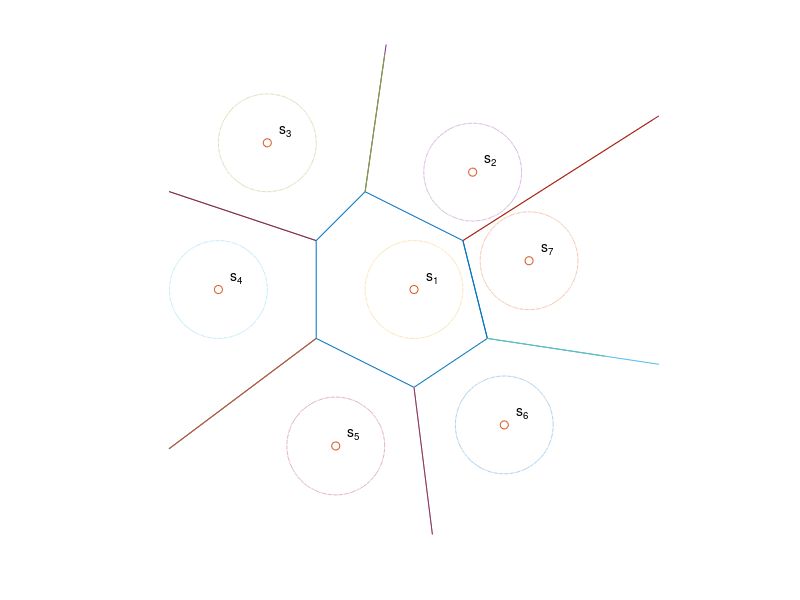

Recreate this plot in MATLAB. (Note: this script raises an error after producing the figure.)
% Section 7.4.3: Probability bounds example with Voronoi diagram
% Boyd & Vandenberghe "Convex Optimization"
% Original version by Lieven Vandenberghe
% Adapted for CVX by Michael Grant, 2005/12/19
% Generates figures 7.5-7.8

randn('state',1);
rand('state',0);

% The vertices of the first voronoi set
Vs = [ 1 1 ; -1 2 ; -2 1 ; -2 -1 ; 0 -2 ; 1.5 -1 ; 1 1 ]';

% express first set as Ax <= b and compute the other constellation
% points
nopts = size( Vs, 2 );
m     = nopts - 1; 
As{1} = zeros(m,2);  
bs{1} = zeros(m,1);
Cs    = zeros( 2, nopts );
for i=1:m
   As{1}(i,:) = [-(Vs(2,i)-Vs(2,i+1))  Vs(1,i)-Vs(1,i+1)];
   bs{1}(i) = As{1}(i,:)*Vs(:,i);
   Cs(:,i+1)= 2* bs{1}(i)* As{1}(i,:)'/norm(As{1}(i,:))^2;
end;
figure(1)
plot([Vs(1,:) Vs(1,m)], [Vs(2,:), Vs(2,m)], '-', Cs(1,:), Cs(2,:), 'o');
hold on

% ellipses
for i=1 : nopts,
   noangles = 1000;
   text( Cs(1,i)+0.25, Cs(2,i)+0.25, [ 's_', int2str(i) ] );
   angles = linspace( 0, 2*pi, noangles );
%  R = sqrt(chi2inv(.5,2));  % 50% confidence ellipse
   R = 1;  % sigma = 1 ellipse
   ellipse = R * [ cos(angles) ; sin(angles) ] + Cs(:,i) * ones(1,noangles);
   plot( ellipse(1,:), ellipse(2,:), ':' );
end;

% Voronoi set around Cs(:,2)
As{2} = [-As{1}(1,:);
         (Cs(:,m+1) - Cs(:,2))';
         (Cs(:,3) - Cs(:,2))'];
bs{2} = [-bs{1}(1);
         As{2}(2,:)*(Cs(:,m+1)+Cs(:,2))/2;
         As{2}(3,:)*(Cs(:,3)+Cs(:,2))/2];
v = Vs(:,1);
dir = (Cs(:,m+1)+Cs(:,2))/2 - v;
plot( [v(1) v(1) + 5*dir(1)], [v(2)  v(2) + 5*dir(2)], '-');
v = Vs(:,2);
dir = (Cs(:,3)+Cs(:,2))/2 - v;
plot( [v(1) v(1) + 5*dir(1)], [v(2)  v(2) + 5*dir(2)], '-');

% Voronoi sets around Cs(:,i), i=3,4, .. nopts-1
for i=3:nopts-1
   As{i} = [-As{1}(i-1,:);
            (Cs(:,i-1) - Cs(:,i))';
            (Cs(:,i+1) - Cs(:,i))'];
   bs{i} = [-bs{1}(i-1);
            As{i}(2,:)*(Cs(:,i-1)+Cs(:,i))/2;
            As{i}(3,:)*(Cs(:,i+1)+Cs(:,i))/2];
   v = Vs(:,i-1);
   dir = (Cs(:,i-1)+Cs(:,i))/2 - v;
   plot( [v(1) v(1) + 4*dir(1)], [v(2)  v(2) + 4*dir(2)], '-');
   v = Vs(:,i);
   dir = (Cs(:,i+1)+Cs(:,i))/2 - v;
   plot( [v(1) v(1) + 4*dir(1)], [v(2)  v(2) + 4*dir(2)], '-');
end;

% Voronoi sets around Cs(:,nopts)
As{nopts} = [-As{1}(nopts-1,:);
             (Cs(:,nopts-1) - Cs(:,nopts))';
             (Cs(:,2) - Cs(:,nopts))'];
bs{nopts} = [-bs{1}(nopts-1);
             As{nopts}(2,:)*(Cs(:,nopts-1)+Cs(:,nopts))/2;
             As{nopts}(3,:)*(Cs(:,2)+Cs(:,nopts))/2];
v = Vs(:,nopts-1);
dir = (Cs(:,nopts-1)+Cs(:,nopts))/2 - v;
plot( [v(1) v(1) + 6*dir(1)], [v(2)  v(2) + 6*dir(2)], '-');
v = Vs(:,1);
dir = (Cs(:,2)+Cs(:,nopts))/2 - v;
plot( [v(1) v(1) + 6*dir(1)], [v(2)  v(2) + 6*dir(2)], '-');

axis('equal');
axis(5*[-1 1 -1 1]);
axis off
%print -deps chebbnds_example.eps

% Chebyshev lower bounds on probability of correct detection with
% sigma = 1 for set 1

% we calculate the chebyshev lower bound on
%  prob As{1}*(Cs(1) + v) <= bs{1}
A = As{1};
b = bs{1} - A*Cs(:,1);
[cd_cheb,P,q,r, X,lambda] = cheb(A,b,eye(2));

% to check the results, plot the ellipsoid
%  x'*P*x + 2*q'*x + r = 1

noangles = 500;
angles = linspace(0,2*pi, noangles);
pts = [cos(angles); sin(angles)];
ellipse = sqrt(1-r+q'*(P\q)) * P^(-1/2)*pts + ...
     (-P\q + Cs(:,1))*ones(1,noangles);
plot(ellipse(1,:), ellipse(2,:), 'r-');
dots= plot(X(1,:), X(2,:), 'ro');
set(dots,'MarkerFaceColor','red');
set(dots,'MarkerSize',4);

%print -deps chebbnds_example2.eps
hold off

%
% compute lower bounds vs sigma for a few sets
%

nosigmas = 100;
sigmas   = linspace( 0.001, 6.0, nosigmas )';
cd_cheb  = zeros( nosigmas, nopts );
cvxq     = cvx_quiet( true );
fprintf( 'Computing lower bounds' );
for k=1 : nosigmas,
    for i = 1 : 3,
        % Compute chebyshev lower bound for As{i}*(Cs(i)+v) <= bs{i}
        A = As{i};
        b = bs{i} - A*Cs(:,i);
        cd_cheb(k,i) = cheb( A, b, sigmas(k) * eye(2) );
   end;
   if rem( k, 10 ) == 0,
       fprintf( '.' );
   end
end;
fprintf( 'done.\n' );
cvx_quiet( cvxq );

figure(2)
plot(sqrt(sigmas(:,ones(1,3))), cd_cheb(:,[1 2 3]));
for i = 1 : 3,
   text( sqrt(sigmas(nosigmas/4)), cd_cheb(nosigmas/4,i), ['b',int2str(i)] );
end;
xlabel('x');
ylabel('y');
axis([0 2.5 0 1]);

%
% for central set, compute cheb lower bounds,  mc estimates,
% and chernoff bounds
%

nosigmas = 50;
sigmas   = linspace( 0.1, 0.5, nosigmas);
cd1      = zeros( 1, nosigmas );     % lower bounds for prob( x in C1 )
mc1      = zeros( 1, nosigmas );     % monte carlo estimates of prob( x in C1 )
cher1    = zeros( nopts-1, nosigmas ); % chernoff upper bounds on
                                     % Prob(x in Cj| s=s_1)
cvxq = cvx_quiet( true );
fprintf( 'Computing upper bounds, lower bounds, and Monte Carlo sims' );
for i = 1 : nosigmas,

   % calculate the chebyshev lower bound on
   % prob that As{1}*(Cs(1) + v) <= bs{1}

   A = As{1};  
   b = bs{1} - A*Cs(:,1);
   Sigma = sigmas(i) ^ 2 * eye(2);
   cd1(i) = cheb( A, b, Sigma );
   mc1(i) = montecarlo( A, b, Sigma, 10000 );

   % upper bounds on prob that Cs(1)+v in other sets
   % ie, As(j)*(Cs(1) + v ) <= bs(j)
   for j=2:nopts
       A = As{j};
       b = bs{j} - A*Cs(:,1);
       cher1( j-1, i ) = cher( A, b, Sigma );
   end;
   if rem( i, 5 ) == 0,
       fprintf( '.' );
   end
end;
cher1 = max( 1 - sum( cher1 ), 0 );
cvx_quiet( cvxq );
fprintf( 'done.\n' );

figure(4)
plot(sigmas, cher1, '-', sigmas, mc1, '--');
axis([0.2 0.5 0.9 1]);
xlabel('x'); 
ylabel('y');
%print -deps chernoff_example.eps
